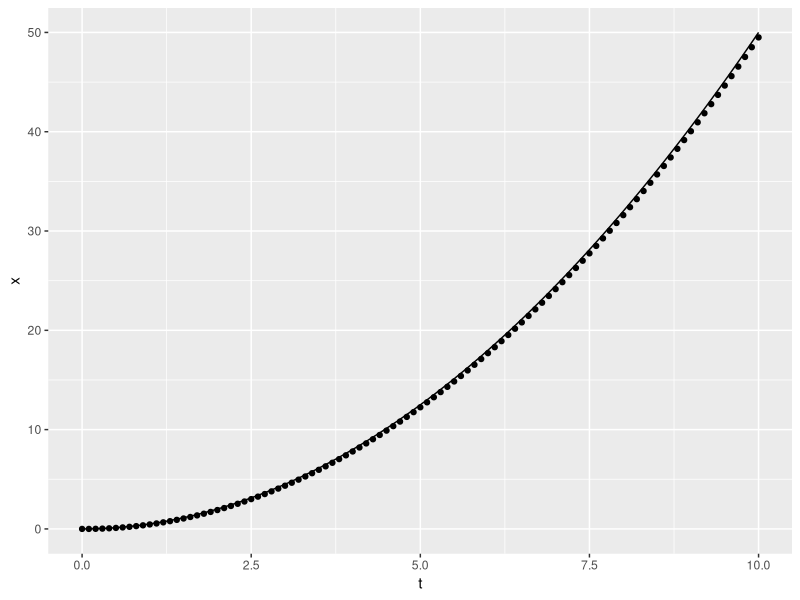

Here is the R script that generated this plot:
###環境クリーンアップ
rm(list = ls())
library(tidyverse)

### 初期値設定
t <- 0 ##時刻 最初は0秒から
x <- 0 ##位置 最初は原点（0m）から
v <- 0 ##速度 最初は停止（０m/sから）
dt <- 0.1 ##時間の刻み幅 1秒ずつ進める
a <- 1.0 ##加速度 1m/s^2

DF <- cbind(NA, NA) %>% 
  data.frame() %>% na.omit()
names(DF) <- c("x", "t")

while (t < 10.0) {
  TMP_DF <- cbind(x, t) %>% data.frame() 
  DF <- rbind(TMP_DF, DF) 
  
  x <- x + v * dt ##次の時刻の位置を計算
  v <- v + a * dt ##次の時刻の速度を計算
  t <- t + dt ##時間をdt秒進める
}


p <- DF %>% ggplot(
  aes(x = t, y = x)
) + geom_point() + stat_function( ## 解析解を線で引く
  fun = function(num) 0.5 * (num ^2)
)

p

